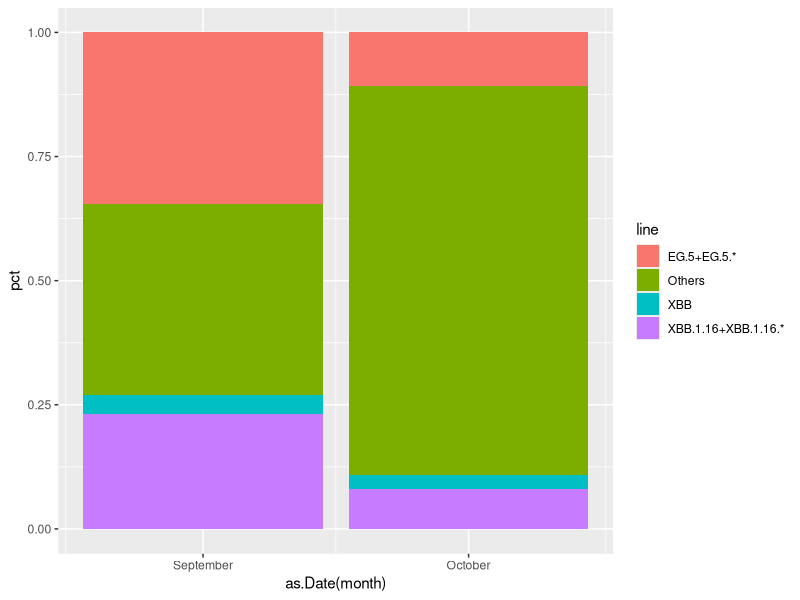
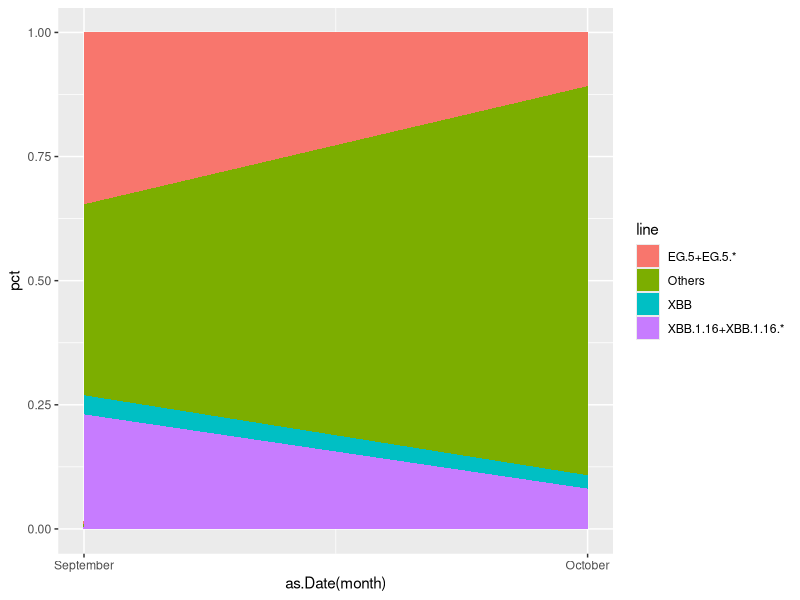
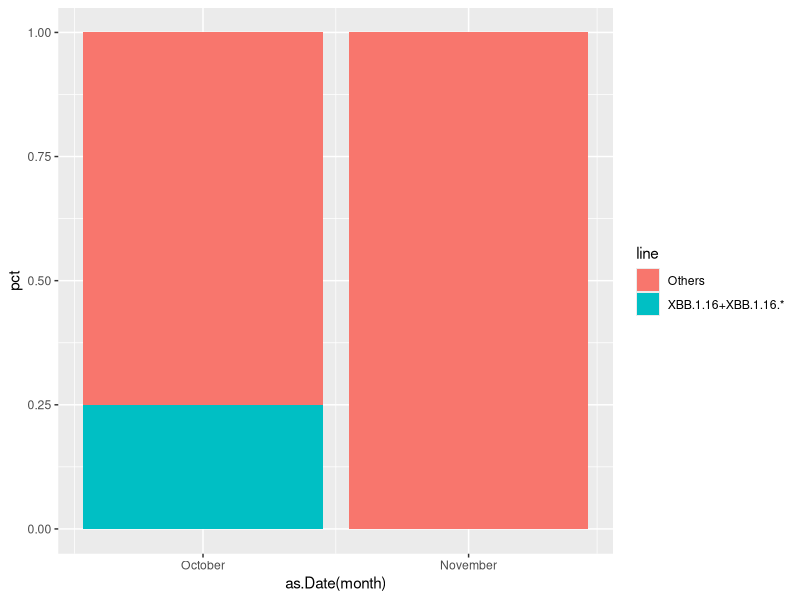
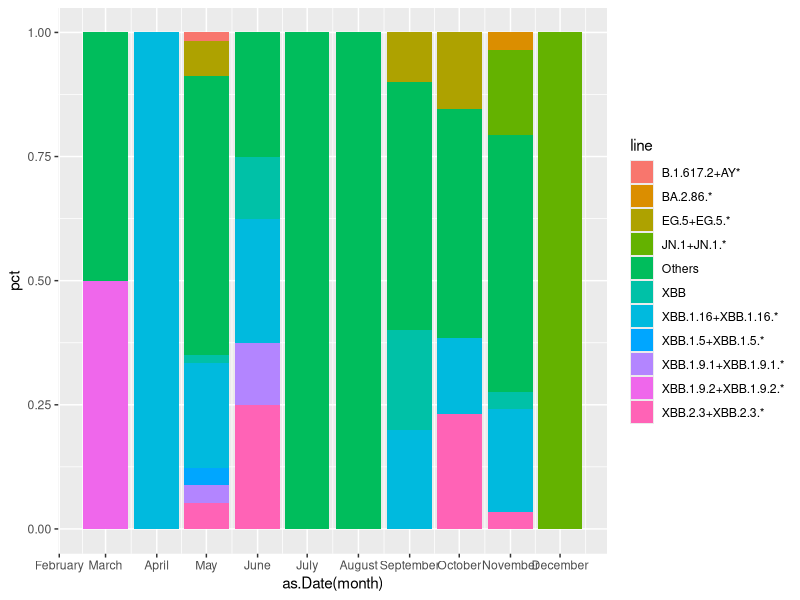
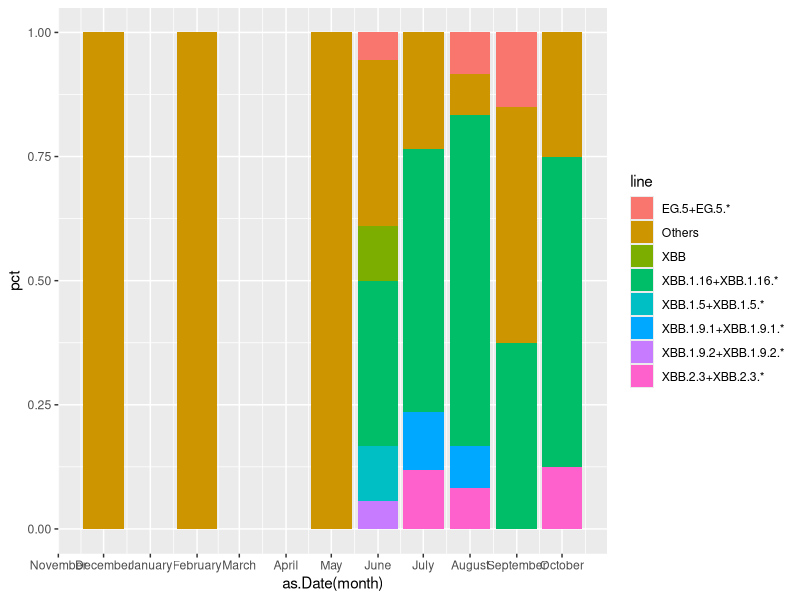
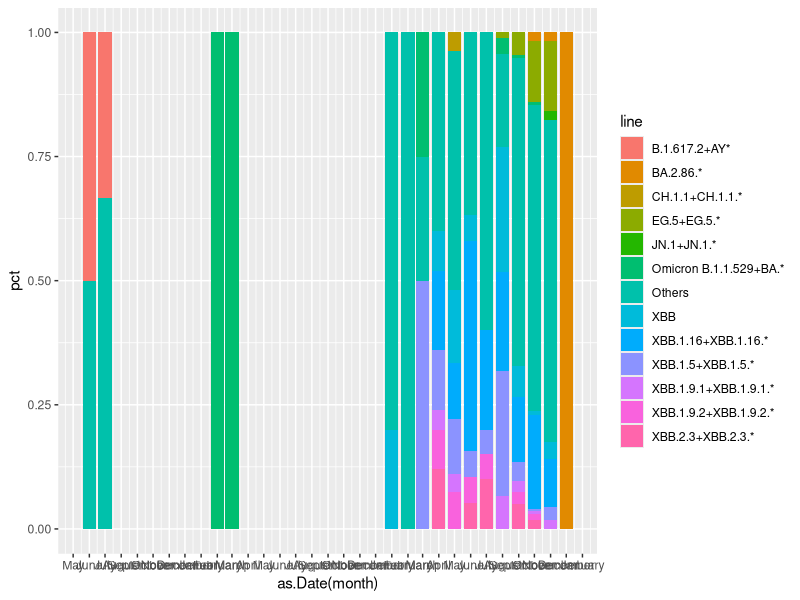
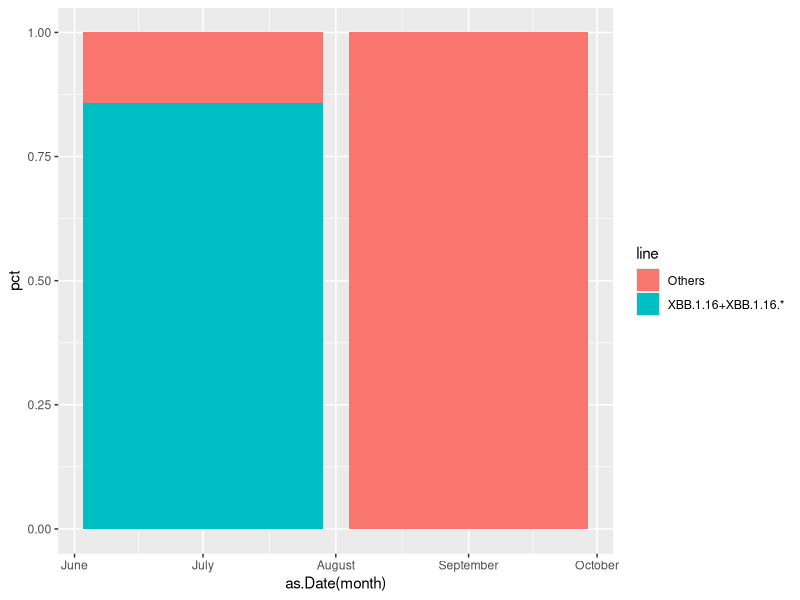
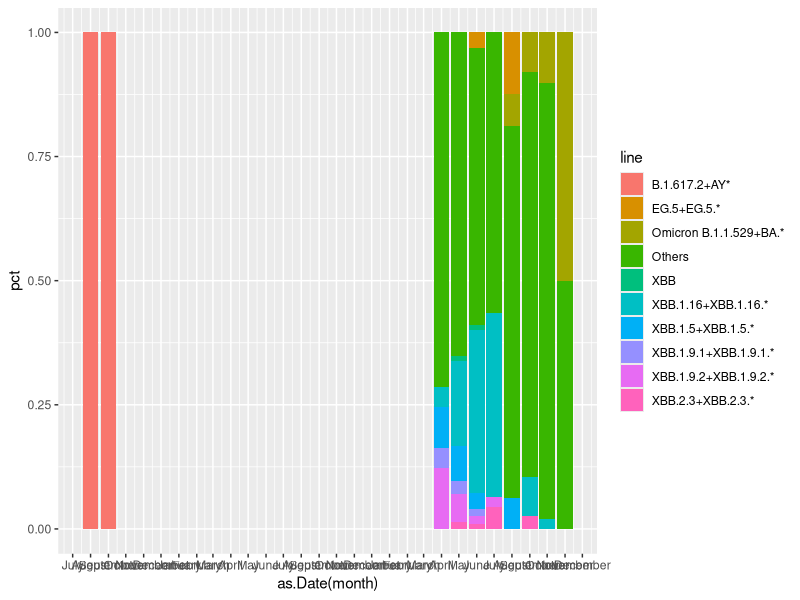

Reproduce these figures in R, in order. (Note: this script raises an error after producing the figures.)
library(tidyverse)
library(lubridate)
library(readxl)
library(jsonlite)

voi <- c("XBB.1.16", "XBB.1.5", "BA.2.75", "CH.1.1", "EG.5", "XBB.1.9.1", "XBB.1.9.2",
         "XBB.2.3", "B.1.1.529", "B.1.640", "B.1.617.2", "BA.2.86", "JN.1", "^XBB$")
data <- read_xlsx("GISAID per 19 Desember 2023.xlsx", sheet = "Linelist")
data$line <- if_else(grepl("XBB.1.16", data$Lineage), "XBB.1.16+XBB.1.16.*",
                     if_else(grepl("XBB.1.5", data$Lineage), "XBB.1.5+XBB.1.5.*",
                             if_else(grepl("BA.2.75", data$Lineage), "BA.2.75+BA.2.75.*",
                                     if_else(grepl("CH.1.1", data$Lineage), "CH.1.1+CH.1.1.*",
                                             if_else(grepl("EG.5", data$Lineage), "EG.5+EG.5.*",
                                                     if_else(grepl("XBB.1.9.1", data$Lineage), "XBB.1.9.1+XBB.1.9.1.*",
                                                             if_else(grepl("XBB.2.3", data$Lineage), "XBB.2.3+XBB.2.3.*",
                                                                     if_else(grepl("BA.2.86", data$Lineage), "BA.2.86.*",
                                                                             if_else(grepl("B.1.640", data$Lineage), "B.1.640+B.1.640.*",
                                                                                     if_else(grepl("B.1.617.2|AY", data$Lineage), "B.1.617.2+AY*",
                                                                                             if_else(grepl("B.1.1.529|BA", data$Lineage), "Omicron B.1.1.529+BA.*",
                                                                                                     if_else(grepl("JN.1", data$Lineage), "JN.1+JN.1.*",
                                                                                                             if_else(grepl("XBB.1.9.2", data$Lineage), "XBB.1.9.2+XBB.1.9.2.*",
                                                                                                                     if_else(grepl("XBB", data$Lineage), "XBB", "Others")
                                                                                                             )
                                                                                                     )
                                                                                             )
                                                                                     )
                                                                             )
                                                                     )
                                                             )
                                                     )
                                             )
                                     )
                             )
                     )
)

df <- data |> filter("Collection date" >= "2023-01-01") |> 
  mutate(month = floor_date(`Collection date`, 'month')) |> 
  arrange(Country, `Collection date`) |> 
  count(Country, month, line) |> 
  group_by(Country, month) |> 
  mutate(pct = n / sum(n))

# Plot Brunei
ggplot(filter(df, Country == "Brunei"), aes(x = as.Date(month), y = pct, fill = line)) +
  geom_bar(stat = "identity", position = "stack") + 
  scale_x_date(date_breaks = "1 month", date_labels = "%B")

ggplot(filter(df, Country == "Brunei"), aes(x = as.Date(month), y = pct, fill = line)) +
  geom_area() + 
  scale_x_date(date_breaks = "1 month", date_labels = "%B")

# Plot Cambodia
ggplot(filter(df, Country == "Cambodia"), aes(x = as.Date(month), y = pct, fill = line)) +
  geom_bar(stat = "identity", position = "stack") +
  scale_x_date(date_breaks = "1 month", date_labels = "%B")

# Plot Indonesia
ggplot(filter(df, Country == "Indonesia"), aes(x = as.Date(month), y = pct, fill = line)) +
  geom_bar(stat = "identity", position = "stack") +
  scale_x_date(date_breaks = "1 month", date_labels = "%B")

# Plot Lao PDR
ggplot(filter(df, Country == "Laos"), aes(x = as.Date(month), y = pct, fill = line)) +
  geom_bar(stat = "identity", position = "stack") +
  scale_x_date(date_breaks = "1 month", date_labels = "%B")

# Plot Malaysia
ggplot(filter(df, Country == "Malaysia"), aes(x = as.Date(month), y = pct, fill = line)) +
  geom_bar(stat = "identity", position = "stack") +
  scale_x_date(date_breaks = "1 month", date_labels = "%B")

# Plot Myanmar
ggplot(filter(df, Country == "Myanmar"), aes(x = as.Date(month), y = pct, fill = line)) +
  geom_bar(stat = "identity", position = "stack") +
  scale_x_date(date_breaks = "1 month", date_labels = "%B")

# Plot Philippines
ggplot(filter(df, Country == "Philippines"), aes(x = as.Date(month), y = pct, fill = line)) +
  geom_bar(stat = "identity", position = "stack") +
  scale_x_date(date_breaks = "1 month", date_labels = "%B")

# Plot Singapore
ggplot(filter(df, Country == "Singapore"), aes(x = as.Date(month), y = pct, fill = line)) +
  geom_bar(stat = "identity", position = "stack") +
  scale_x_date(date_breaks = "1 month", date_labels = "%B")

# Plot Thailand
ggplot(filter(df, Country == "Thailand"), aes(x = as.Date(month), y = pct, fill = line)) +
  geom_bar(stat = "identity", position = "stack") +
  scale_x_date(date_breaks = "1 month", date_labels = "%B")

# Plot Vietnam
ggplot(filter(df, Country == "Viet Nam"), aes(x = as.Date(month), y = pct, fill = line)) +
  geom_bar(stat = "identity", position = "stack") +
  scale_x_date(date_breaks = "1 month", date_labels = "%B")

# Another Data
js <- read_json("gisaid_variants_statistics.json")
data_gisaid_variant <- pluck(js, "stats") |> 
  enframe() |> 
  unnest_longer(value) |> 
  unnest_wider(value) |> 
  select(name, value_id, submissions_per_variant) |> 
  unnest_longer(submissions_per_variant) |> 
  hoist(submissions_per_variant, variant = list(2), count = list(1)) |> 
  rename(country = value_id, date = name) |> select(-submissions_per_variant) |> 
  arrange(date)

data_gisaid_lineage <- pluck(js, "stats") |> 
  enframe() |> 
  unnest_longer(value) |> 
  unnest_wider(value) |> 
  select(name, value_id, submissions_per_lineage) |> 
  unnest_longer(submissions_per_lineage) |> 
  hoist(submissions_per_lineage, lineage = list(2), count = list(1)) |> 
  rename(country = value_id, date = name) |> select(-submissions_per_lineage) |> 
  arrange(date)

data_gisaid_lineage$line <- if_else(grepl("XBB.1.16", data_gisaid_lineage$lineage), "XBB.1.16+XBB.1.16.*",
                     if_else(grepl("XBB.1.5", data_gisaid_lineage$lineage), "XBB.1.5+XBB.1.5.*",
                             if_else(grepl("BA.2.75", data_gisaid_lineage$lineage), "BA.2.75+BA.2.75.*",
                                     if_else(grepl("CH.1.1", data_gisaid_lineage$lineage), "CH.1.1+CH.1.1.*",
                                             if_else(grepl("EG.5", data_gisaid_lineage$lineage), "EG.5+EG.5.*",
                                                     if_else(grepl("XBB.1.9.1", data_gisaid_lineage$lineage), "XBB.1.9.1+XBB.1.9.1.*",
                                                             if_else(grepl("XBB.2.3", data_gisaid_lineage$lineage), "XBB.2.3+XBB.2.3.*",
                                                                     if_else(grepl("BA.2.86", data_gisaid_lineage$lineage), "BA.2.86.*",
                                                                             if_else(grepl("B.1.640", data_gisaid_lineage$lineage), "B.1.640+B.1.640.*",
                                                                                     if_else(grepl("B.1.617.2|AY", data_gisaid_lineage$lineage), "B.1.617.2+AY*",
                                                                                             if_else(grepl("B.1.1.529|BA", data_gisaid_lineage$lineage), "Omicron B.1.1.529+BA.*",
                                                                                                     if_else(grepl("JN.1", data_gisaid_lineage$lineage), "JN.1+JN.1.*",
                                                                                                             if_else(grepl("XBB.1.9.2", data_gisaid_lineage$lineage), "XBB.1.9.2+XBB.1.9.2.*",
                                                                                                                     if_else(grepl("XBB", data_gisaid_lineage$lineage), "XBB", "Others")
                                                                                                             )
                                                                                                     )
                                                                                             )
                                                                                     )
                                                                             )
                                                                     )
                                                             )
                                                     )
                                             )
                                     )
                             )
                     )
)

# Plot Brunei
ggplot(filter(data_gisaid_lineage, country == "Brunei"), aes(x = date, y = count, fill = line)) +
  geom_bar(stat = "identity", position = "stack") + 
  scale_x_date(date_breaks = "1 month", date_labels = "%B")

ggplot(filter(df, Country == "Brunei"), aes(x = as.Date(month), y = pct, fill = line)) +
  geom_area() + 
  scale_x_date(date_breaks = "1 month", date_labels = "%B")

# Plot Cambodia
ggplot(filter(df, Country == "Cambodia"), aes(x = as.Date(month), y = pct, fill = line)) +
  geom_bar(stat = "identity", position = "stack") +
  scale_x_date(date_breaks = "1 month", date_labels = "%B")

# Plot Indonesia
ggplot(filter(df, Country == "Indonesia"), aes(x = as.Date(month), y = pct, fill = line)) +
  geom_bar(stat = "identity", position = "stack") +
  scale_x_date(date_breaks = "1 month", date_labels = "%B")

# Plot Lao PDR
ggplot(filter(df, Country == "Laos"), aes(x = as.Date(month), y = pct, fill = line)) +
  geom_bar(stat = "identity", position = "stack") +
  scale_x_date(date_breaks = "1 month", date_labels = "%B")

# Plot Malaysia
ggplot(filter(df, Country == "Malaysia"), aes(x = as.Date(month), y = pct, fill = line)) +
  geom_bar(stat = "identity", position = "stack") +
  scale_x_date(date_breaks = "1 month", date_labels = "%B")

# Plot Myanmar
ggplot(filter(df, Country == "Myanmar"), aes(x = as.Date(month), y = pct, fill = line)) +
  geom_bar(stat = "identity", position = "stack") +
  scale_x_date(date_breaks = "1 month", date_labels = "%B")

# Plot Philippines
ggplot(filter(df, Country == "Philippines"), aes(x = as.Date(month), y = pct, fill = line)) +
  geom_bar(stat = "identity", position = "stack") +
  scale_x_date(date_breaks = "1 month", date_labels = "%B")

# Plot Singapore
ggplot(filter(df, Country == "Singapore"), aes(x = as.Date(month), y = pct, fill = line)) +
  geom_bar(stat = "identity", position = "stack") +
  scale_x_date(date_breaks = "1 month", date_labels = "%B")

# Plot Thailand
ggplot(filter(df, Country == "Thailand"), aes(x = as.Date(month), y = pct, fill = line)) +
  geom_bar(stat = "identity", position = "stack") +
  scale_x_date(date_breaks = "1 month", date_labels = "%B")

# Plot Vietnam
ggplot(filter(df, Country == "Viet Nam"), aes(x = as.Date(month), y = pct, fill = line)) +
  geom_bar(stat = "identity", position = "stack") +
  scale_x_date(date_breaks = "1 month", date_labels = "%B")
